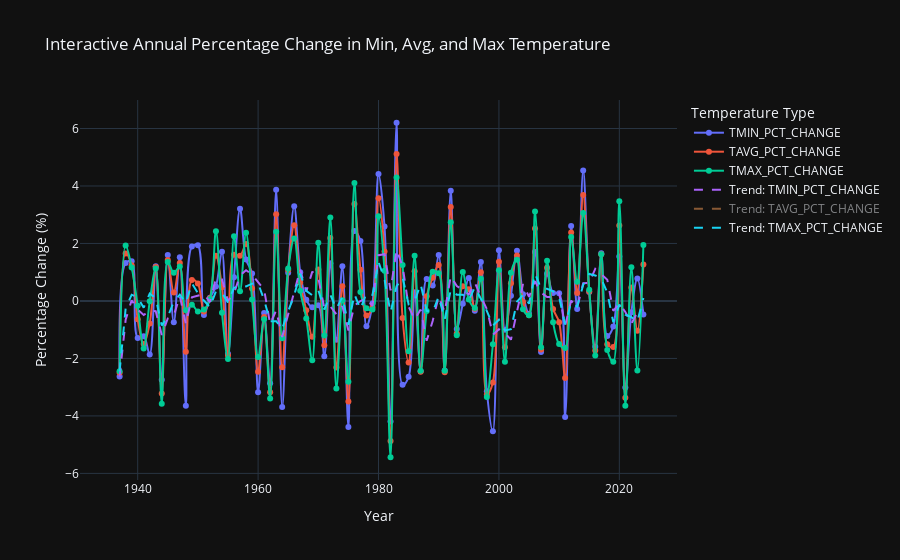

The cell this chart's notebook holds for it:
### Code cell
import plotly.express as px
import plotly.graph_objects as go
import pandas as pd

# Compute annual average of min, max, and average temperature
annual_temp = df.groupby("YEAR")[["TMIN", "TAVG", "TMAX"]].mean().reset_index()

# Compute percentage change per year
annual_temp["TMIN_PCT_CHANGE"] = annual_temp["TMIN"].pct_change() * 100
annual_temp["TAVG_PCT_CHANGE"] = annual_temp["TAVG"].pct_change() * 100
annual_temp["TMAX_PCT_CHANGE"] = annual_temp["TMAX"].pct_change() * 100

# Melt Data for Plotly to handle multiple temperature metrics
df_melted = annual_temp.melt(id_vars=["YEAR"], 
                             value_vars=["TMIN_PCT_CHANGE", "TAVG_PCT_CHANGE", "TMAX_PCT_CHANGE"],
                             var_name="Temperature Type", 
                             value_name="Percentage Change")

# Create Interactive Line Chart
fig = px.line(df_melted, x="YEAR", y="Percentage Change", color="Temperature Type",
              markers=True, title="Interactive Annual Percentage Change in Min, Avg, and Max Temperature",
              labels={"YEAR": "Year", "Percentage Change": "Percentage Change (%)"},
              template="plotly_dark", line_shape="spline")

# Add Trend Lines (Manually Calculated Moving Averages)
for temp_type in df_melted["Temperature Type"].unique():
    df_subset = df_melted[df_melted["Temperature Type"] == temp_type]
    
    # Compute moving average for trend (smoothing effect)
    df_subset["Trend"] = df_subset["Percentage Change"].rolling(window=5, min_periods=1).mean()

    # Add trendline to the figure
    fig.add_trace(go.Scatter(x=df_subset["YEAR"], y=df_subset["Trend"], mode="lines",
                             name=f"Trend: {temp_type}", line=dict(dash="dash")))

# Show Interactive Plot
fig.show()
